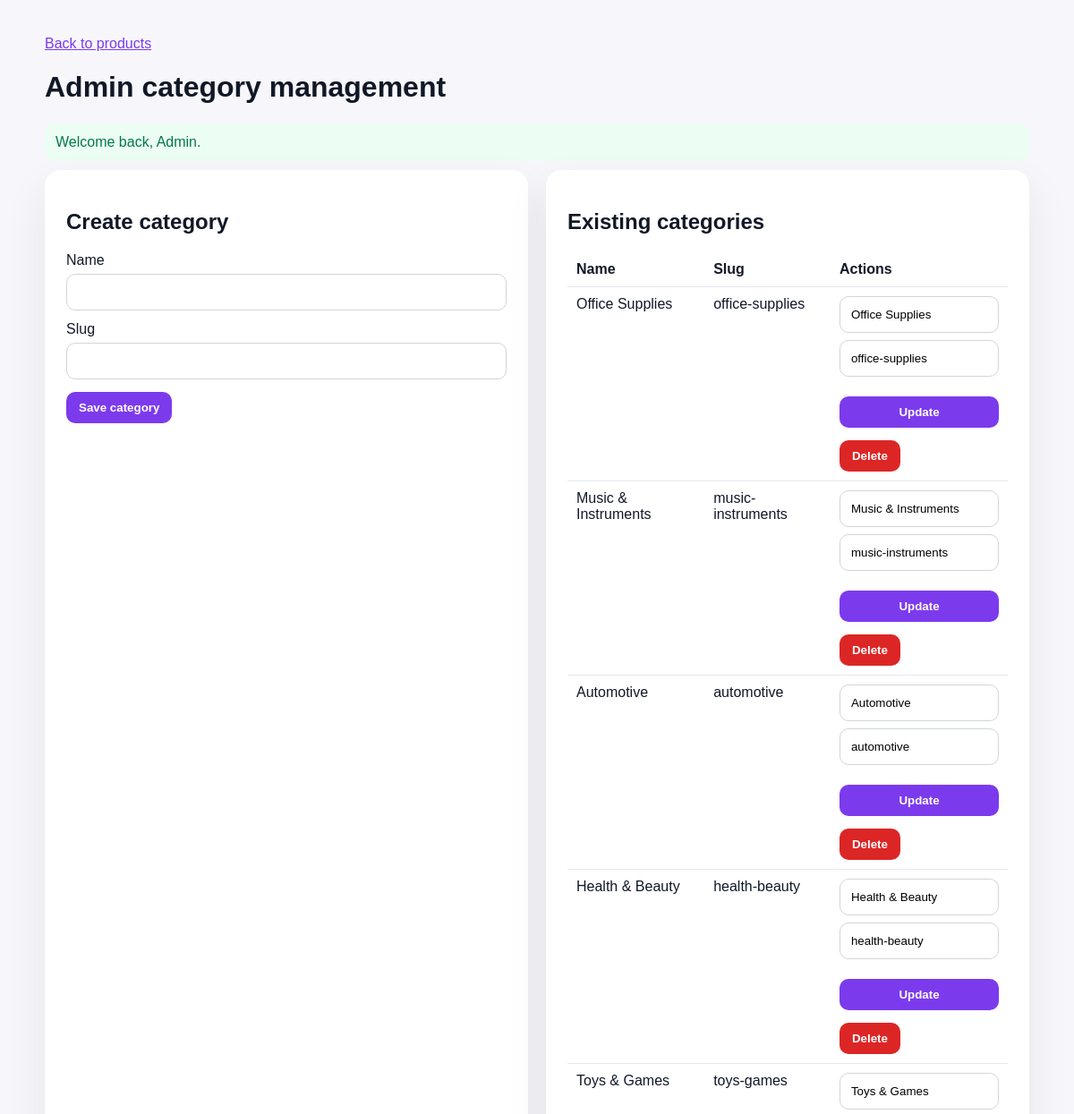
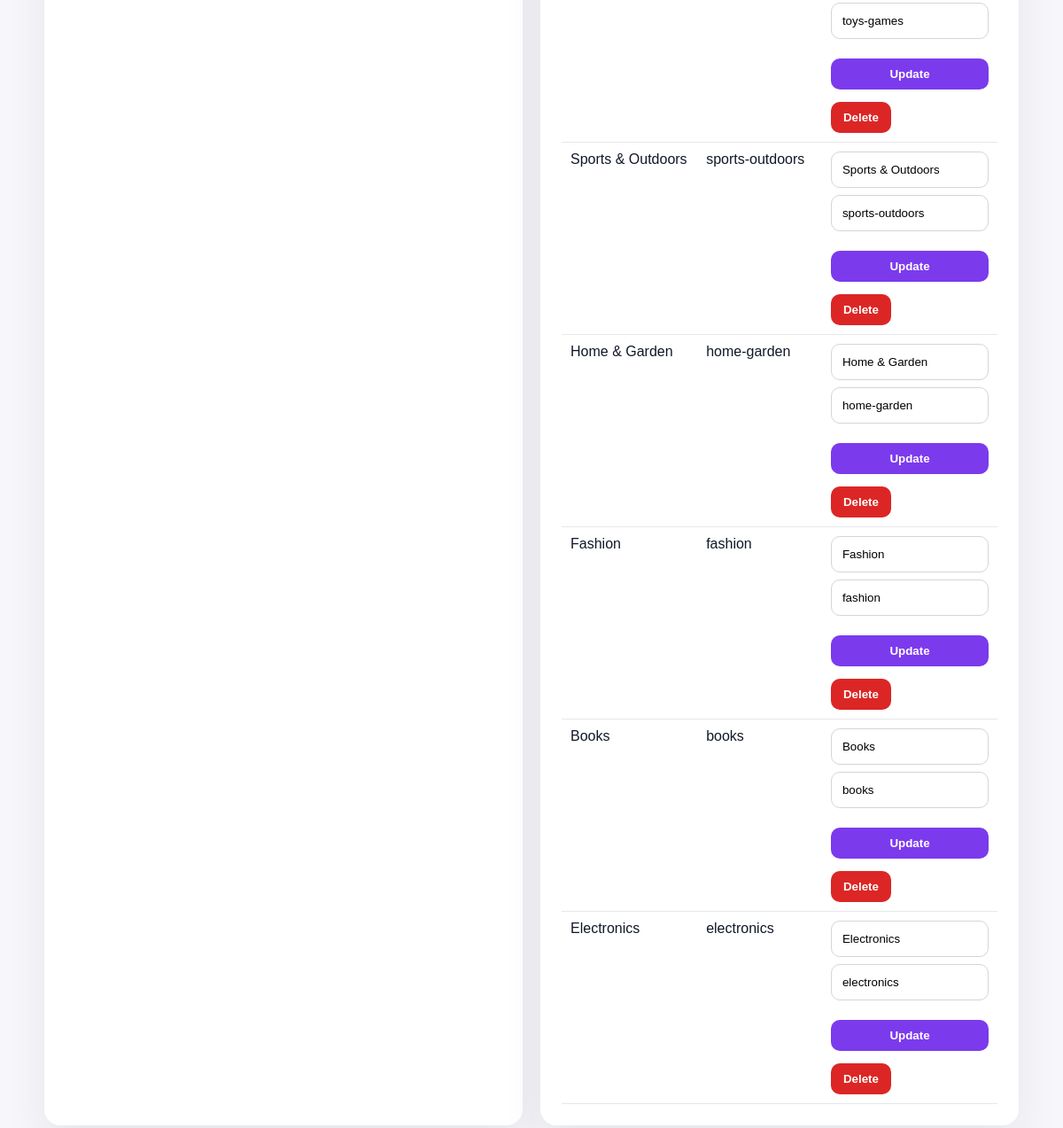
Screenshot of /admin/categories.php (signed in) with the database file from the repository (2 pictures, top to bottom).
### tables this page shows
CREATE TABLE IF NOT EXISTS categories (
    id INT UNSIGNED AUTO_INCREMENT PRIMARY KEY,
    name VARCHAR(120) NOT NULL,
    slug VARCHAR(150) NOT NULL UNIQUE,
    created_at DATETIME NOT NULL,
    updated_at DATETIME NULL DEFAULT NULL
);

### includes/helpers.php (called while the page is built, shortened)
<?php
function e(string $value): string
{
    return htmlspecialchars($value, ENT_QUOTES, 'UTF-8');
}
function url(string $path = ''): string
{
    return rtrim(BASE_URL, '/') . '/' . ltrim($path, '/');
}
function flash(string $key, ?string $message = null): ?string
{
    if ($message === null) {
        if (!isset($_SESSION['flash'][$key])) {
            return null;
        }
        $value = $_SESSION['flash'][$key];
        return $value;
    }
    return null;
}

### config/database.php (called while the page is built, shortened)
<?php
function db(): PDO
{
    $dsn = sprintf('mysql:host=%s;dbname=%s;charset=%s', DB_HOST, DB_NAME, DB_CHARSET);
    $pdo = new PDO($dsn, DB_USER, DB_PASS, [
        PDO::ATTR_ERRMODE => PDO::ERRMODE_EXCEPTION,
        PDO::ATTR_DEFAULT_FETCH_MODE => PDO::FETCH_ASSOC,
        PDO::ATTR_EMULATE_PREPARES => false,
    ]);
    return $pdo;
}

### admin/categories.php (the view, shortened to what this page needs)
<?php
$categories = db()->query('SELECT id, name, slug FROM categories ORDER BY id DESC')->fetchAll();
$success = flash('success');
?>
<!doctype html>
<html lang="en">
<head>
</head>
<body>
<div class="wrap">
    <p><a href="<?= e(url('admin/products.php')) ?>">Back to products</a></p>
    <h1>Admin category management</h1>
    <?php if ($success !== null): ?><div class="alert success"><?= e($success) ?></div><?php endif; ?>
    <div class="grid">
        <section class="panel">
            <h2>Create category</h2>
            <form method="post">
                <label for="create_name">Name</label>
                <input id="create_name" name="name" type="text" required>
                <label for="create_slug">Slug</label>
                <input id="create_slug" name="slug" type="text" required>
                <button type="submit">Save category</button>
            </form>
        </section>
        <section class="panel">
            <h2>Existing categories</h2>
            <table class="table">
                <thead>
                    <tr>
                        <th>Name</th>
                        <th>Slug</th>
                        <th>Actions</th>
                    </tr>
                </thead>
                <tbody>
                <?php foreach ($categories as $category): ?>
                    <tr>
                        <td><?= e($category['name']) ?></td>
                        <td><?= e($category['slug']) ?></td>
                        <td>
                            <form method="post" class="row-actions">
                                <input type="text" name="name" value="<?= e($category['name']) ?>" required>
                                <input type="text" name="slug" value="<?= e($category['slug']) ?>" required>
                                <button type="submit">Update</button>
                            </form>
                            <form method="post" onsubmit="return confirm('Delete this category?');">
                                <button type="submit" class="danger">Delete</button>
                            </form>
                        </td>
                    </tr>
                <?php endforeach; ?>
                </tbody>
            </table>
        </section>
    </div>
</div>
</body>
</html>

### admin/categories.php (style rules this page uses)
body { font-family: Arial, sans-serif; margin: 0; background: #f7f7fb; color: #111827; }
.wrap { max-width: 1100px; margin: 0 auto; padding: 24px; }
.panel { background: #fff; border-radius: 18px; padding: 24px; box-shadow: 0 20px 48px rgba(15, 23, 42, .08); margin-bottom: 20px; }
label { display: block; margin: 12px 0 6px; }
input { width: 100%; padding: 12px; border: 1px solid #d1d5db; border-radius: 10px; box-sizing: border-box; }
button { margin-top: 14px; padding: 10px 14px; border: 0; border-radius: 10px; background: #7c3aed; color: #fff; font-weight: 700; cursor: pointer; }
.grid { display: grid; grid-template-columns: 1fr 1fr; gap: 20px; }
.table { width: 100%; border-collapse: collapse; }
.table th, .table td { padding: 10px; border-bottom: 1px solid #e5e7eb; text-align: left; vertical-align: top; }
.row-actions { display: grid; gap: 8px; }
.danger { background: #dc2626; }
.alert.success { background: #ecfdf3; color: #027a48; padding: 12px; border-radius: 10px; margin-bottom: 10px; }
a { color: #7c3aed; }

### rows the page displays
categories: name "Office Supplies", slug "office-supplies"
categories: name "Music & Instruments", slug "music-instruments"
categories: name "Automotive", slug "automotive"
categories: name "Health & Beauty", slug "health-beauty"
categories: name "Toys & Games", slug "toys-games"
categories: name "Sports & Outdoors", slug "sports-outdoors"
categories: name "Home & Garden", slug "home-garden"
categories: name "Fashion", slug "fashion"
categories: name "Books", slug "books"
categories: name "Electronics", slug "electronics"

### other values shown
$success "Welcome back, Admin."
